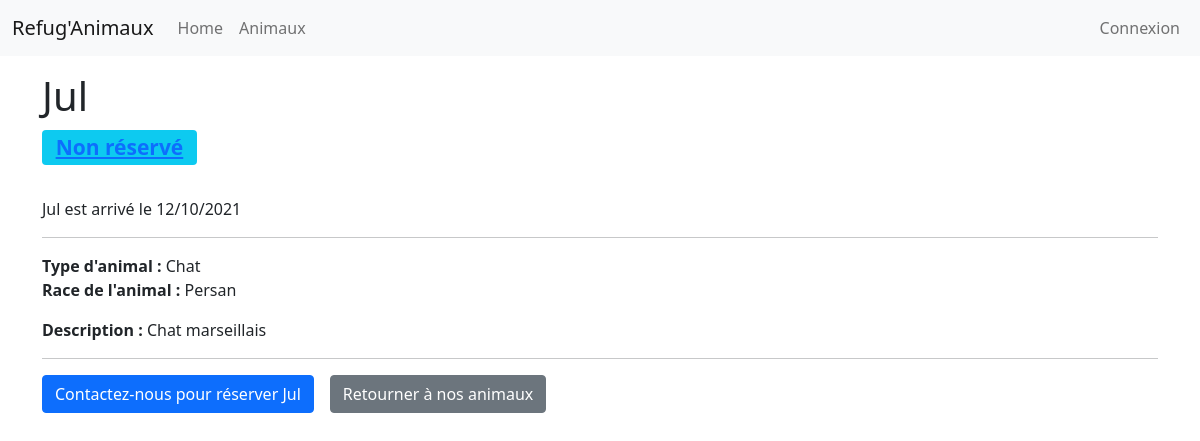
The page /animals/9 on the database its author committed.
### tables this page shows
CREATE TABLE `animals` (
  `id` int(11) NOT NULL,
  `name` varchar(255) NOT NULL,
  `type` varchar(255) NOT NULL,
  `race` varchar(255) NOT NULL,
  `description` text NOT NULL,
  `created_at` datetime DEFAULT CURRENT_TIMESTAMP
);

CREATE TABLE `tags` (
  `id` int(11) NOT NULL,
  `name` varchar(255) NOT NULL DEFAULT '0',
  `created_at` date NOT NULL
);

### app/Controllers/Controller.php (called while the page is built, shortened)
<?php
abstract class Controller {
    protected $db;
    public function __construct(DBConnection $db)
    {
        $this->db = $db;
    }
    protected function view(string $path, array $params = null)
    {
        $path = str_replace('.', DIRECTORY_SEPARATOR, $path);
        require VIEWS . $path . '.php';
        require VIEWS . 'layout.php';
    }
    protected function getDB()
    {
        return $this->db;
    }
}

### app/Controllers/AnimalsController.php (called while the page is built, shortened)
<?php
class AnimalsController extends Controller {
    public function show(int $id)
    {
        $animal = new Animal($this->getDB());
        $animal = $animal->findById($id);
        return $this->view('animals.show', compact('animal'));
    }
}

### routes/Route.php (called while the page is built, shortened)
<?php
class Route {
    public $path;
    public $action;
    public $matches;
    public function __construct($path, $action)
    {
        $this->path = trim($path, '/');
        $this->action = $action;
    }
    public function matches(string $url)
    {
        $path = preg_replace('#:([\w]+)#', '([^/]+)', $this->path);
        $pathToMatch = "#^$path$#";
        if (preg_match($pathToMatch, $url, $matches)) {
            $this->matches = $matches;
            return true;
        } else {
            return false;
        }
    }
    public function execute()
    {
        $params = explode('@', $this->action);
        $controller = new $params[0](new DBConnection(DB_NAME, DB_HOST, DB_USER, DB_PWD));
        $method = $params[1];
        return isset($this->matches[1]) ? $controller->$method($this->matches[1]) : $controller->$method();
    }
}

### routes/Router.php (called while the page is built, shortened)
<?php
class Router {
    public $url;
    public $routes = [];
    public function __construct($url)
    {
        $this->url = trim($url, '/');
    }
    public function get(string $path, string $action)
    {
        $this->routes['GET'][] = new Route($path, $action);
    }
    public function post(string $path, string $action)
    {
        $this->routes['POST'][] = new Route($path, $action);
    }
    public function run()
    {
        foreach ($this->routes[$_SERVER['REQUEST_METHOD']] as $route) {
            if ($route->matches($this->url)) {
                return $route->execute();
            }
        }
        throw new NotFoundException("Cette page n'existe pas :3");
    }
}

### public/index.php (called while the page is built, shortened)
<?php
    $router = new Router($_GET['url']);
    $router->get('/', 'App\Controllers\AnimalsController@welcome');
    $router->get('/animals', 'App\Controllers\AnimalsController@index');
    $router->get('/animals/:id', 'App\Controllers\AnimalsController@show');
    $router->get('/tags/:id', 'App\Controllers\AnimalsController@tag');
    $router->get('/login', 'App\Controllers\UserController@login');
    $router->post('/login', 'App\Controllers\UserController@loginPost');
    $router->get('/logout', 'App\Controllers\UserController@logout');
    $router->get('/admin/animals', 'App\Controllers\Admin\AnimalController@index');
    $router->get('/admin/animals/create', 'App\Controllers\Admin\AnimalController@create');
    $router->post('/admin/animals/create', 'App\Controllers\Admin\AnimalController@createAnimal');
    $router->post('/admin/animals/delete/:id', 'App\Controllers\Admin\AnimalController@destroy');
    $router->get('/admin/animals/edit/:id', 'App\Controllers\Admin\AnimalController@edit');
    $router->post('/admin/animals/edit/:id', 'App\Controllers\Admin\AnimalController@update');
    try {
        $router->run();
    } catch (NotFoundException $e) {
        return $e->error404();
    }
?>

### app/Models/Model.php (called while the page is built, shortened)
<?php
abstract class Model {
    protected $db;
    protected $table;
    public function __construct(DBConnection $db)
    {
        $this->db = $db;
    }
    public function findById(int $id): Model
    {
        return $this->query("SELECT * FROM {$this->table} WHERE id = ?", [$id], true);
    }
    public function query(string $sql, array $param = null, bool $single = null)
    {
        $method = is_null($param) ? 'query' : 'prepare';
        $fetch = is_null($single) ? 'fetchAll' : 'fetch';
        $stmt = $this->db->getPDO()->$method($sql);
        $stmt->setFetchMode(PDO::FETCH_CLASS, get_class($this), [$this->db]);
        if ($method === 'query') {
            return $stmt->$fetch();
        } else {
            $stmt->execute($param);
            return $stmt->$fetch();
        }
    }
}

### database/DBConnection.php (called while the page is built, shortened)
<?php
class DBConnection {
    private $dbname;
    private $host;
    private $username;
    private $password;
    private $pdo;
    public function __construct(string $dbname, string $host, string $username, string $password)
    {
        $this->dbname = $dbname;
        $this->host = $host;
        $this->username = $username;
        $this->password = $password;
    }
    public function getPDO(): PDO
    {
        return $this->pdo ?? $this->pdo = new PDO("mysql:dbname={$this->dbname};host={$this->host}", $this->username, $this->password, [
            PDO::ATTR_ERRMODE => PDO::ERRMODE_EXCEPTION,
            PDO::ATTR_DEFAULT_FETCH_MODE => PDO::FETCH_OBJ,
            PDO::MYSQL_ATTR_INIT_COMMAND => 'SET CHARACTER SET UTF8'
        ]);
    }
}

### app/Models/Animal.php (called while the page is built, shortened)
<?php
class Animal extends Model {
    public function getCreatedAt()
    {
        return (new DateTime($this->created_at))->format('d/m/Y');
    }
    public function getTags()
    {
        return $this->query("
            SELECT t.* FROM tags t
            INNER JOIN animal_tag at ON at.tag_id = t.id
            WHERE at.animal_id = ?
        ", [$this->id]);
    }
}

### views/animals/show.php (the view)
<h1 class="mt-3"><?= $params['animal']->name ?></h1>
<h3><?php foreach ($params['animal']->getTags() as $tag) : ?>
        <span class="badge bg-info"><a href="/tags/<?= $tag->id ?>"><?= $tag->name ?></a></span>
    <?php endforeach ?></h3><br/>
<p><?= $params['animal']->name ?> est arrivé le <?= $params['animal']->getCreatedAt() ?></p>
<hr/>
<p>
    <b>Type d'animal :</b> <?= $params['animal']->type ?><br/>
    <b>Race de l'animal :</b> <?= $params['animal']->race ?>
</p>
<p><b>Description :</b> <?= $params['animal']->description ?></p>
<hr/>
<a href="mailto:refuganimaux@gmail.com"><button class="btn btn-primary me-3"><span class="text-white">Contactez-nous pour réserver <?= $params['animal']->name ?></span></a></button><a href="/animals" class="btn btn-secondary">Retourner à nos animaux</a>

### rows shown on the page
animals: name "Jul", created_at "12/10/2021", type "Chat", race "Persan", description "Chat marseillais"
tags: name "Non réservé"
